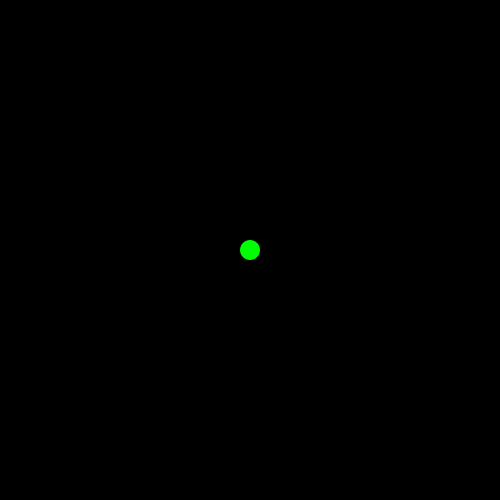
Frame 1 (no input)
Frame 60 (the mouse pressed at the canvas centre just before this capture): identical to frame 1, image omitted
Frame 120 (the mouse held since frame 60 and released just before this capture): identical to frame 1, image omitted

The Processing sketch that drew this single still picture (run headless with seeded random() and noise(); from frame 60 on, the mouse is pressed at the canvas centre):

// Processing sketch: processing_182672
// ── processing_182672.pde

int x=0;
int y=0;

void setup(){
  size(500,500);
  smooth();
  noStroke();
   fill(0,255,0);
}

void draw(){
  background(0);
  translate(width/2,height/2);
 
  ellipse(x,y,20,20);
}

  void keyPressed() {
  if (key==' '){
   fill(int(random(255)),int(random(255)),int(random(255))); 
  }
    
    if (key == CODED) {
    if (keyCode == UP) {
     y=y-4;
    } else if (keyCode == DOWN) {
     y=y+4;
    } 
    else if (keyCode == LEFT) {
     x=x-4;
    } 
    else if (keyCode == RIGHT) {
     x=x+4;
    } 
  }
}
